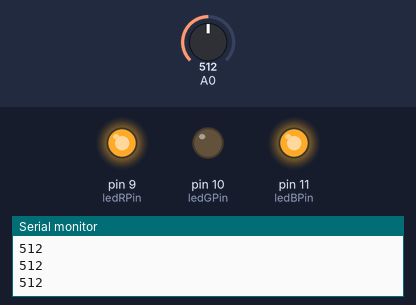
Recording of a sketch running on a simulated Arduino Uno, built with avr-gcc and run on an emulated ATmega328P. Parts: output pins drawn as LEDs (lit = HIGH), the last lines printed to the serial monitor. The test bench sets the inputs (shaded band); at power-on: A0 = 512.

Above: at 1.2 s.
1.3 s: A0 set to 672
2.8 s: A0 set to 697
At 4.0 s:
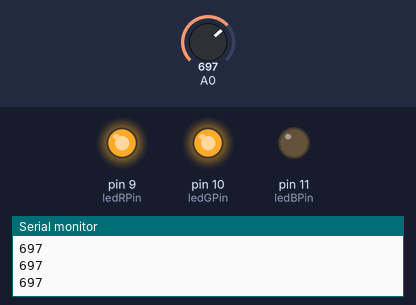
4.3 s: A0 set to 306
At 5.3 s:
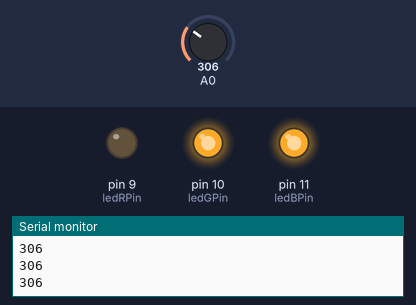
5.8 s: A0 set to 326
7.3 s: A0 set to 356
At 7.6 s:
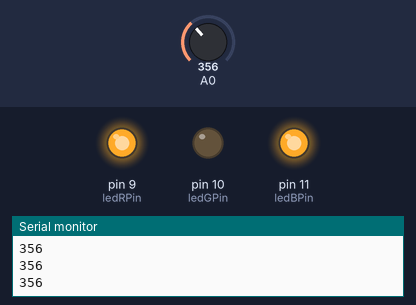
8.8 s: A0 set to 122
At 10.0 s:
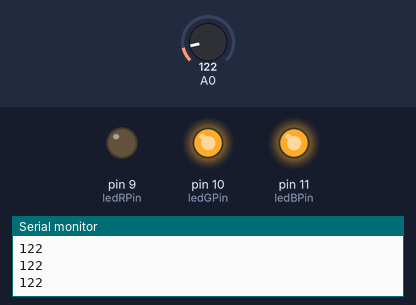
Timing chart, 0 to 11.3 s (numbered marks = the images above; inputs shaded):
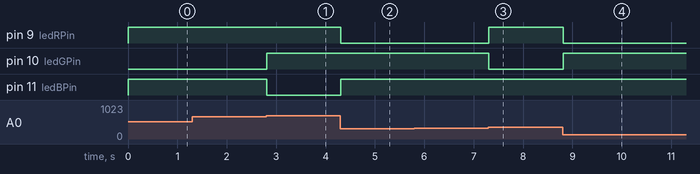

The sketch:

RGBInOut_3.ino
```cpp
int ledRPin = 9;
int ledGPin = 10;
int ledBPin = 11;

void setup() {
  Serial.begin(9600);
  pinMode(ledRPin, OUTPUT);
  pinMode(ledGPin, OUTPUT);
  pinMode(ledBPin, OUTPUT);
}

void loop() {
  int sensorValue = analogRead(A0);

  Serial.println(sensorValue);


  if (sensorValue < (1023/3)*1) {         // 1/3 del potenciometro
    makeRGB(255, 0, 0);
  } else  if (sensorValue < (1023/3)*2) { // 2/3 del potenciometro
    makeRGB(0, 255, 0);
  } else {                                // 3/3 del potenciometro
    makeRGB(0, 0, 255);
  }

}

void makeRGB(int r, int g, int b) {
  r = 255 - r;
  g = 255 - g;
  b = 255 - b;
  analogWrite(ledRPin, r);
  analogWrite(ledGPin, g);
  analogWrite(ledBPin, b);
}
```

Measured:
- the behaviour switches between 681 and 682 on A0 (found by bisection; images 0 and 1)
- the behaviour switches between 340 and 341 on A0 (found by bisection; images 2 and 3)
- after the input at 2.8 s, pin 10 (ledGPin): LOW → HIGH at once; pin 11 (ledBPin): HIGH → LOW at once
- after the input at 4.3 s, pin 9 (ledRPin): HIGH → LOW at once; pin 11 (ledBPin): LOW → HIGH at once
- after the input at 7.3 s, pin 9 (ledRPin): LOW → HIGH at once; pin 10 (ledGPin): HIGH → LOW at once
- after the input at 8.8 s, pin 9 (ledRPin): HIGH → LOW at once; pin 10 (ledGPin): LOW → HIGH at once
